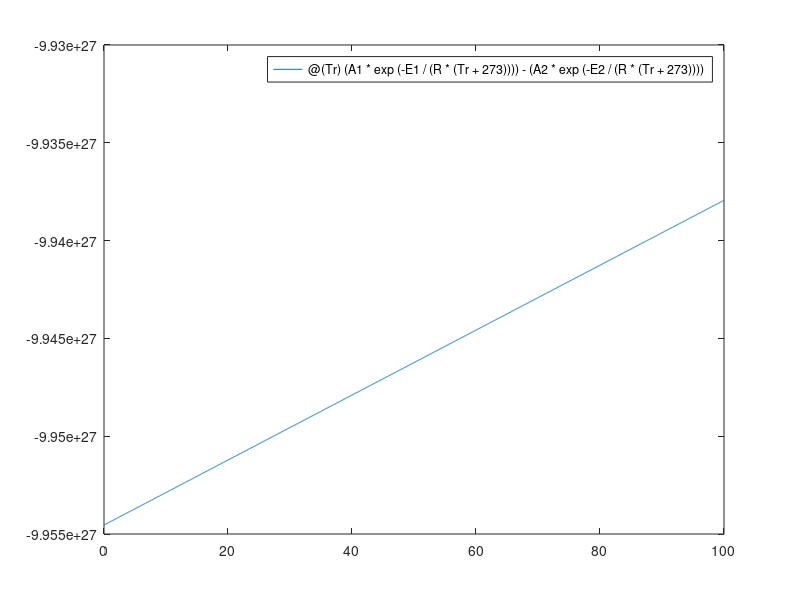

Recreate this plot in MATLAB.
A1 = 4*1e1;
A2 = 1e28;
R = 1.987;
E1 = 7000;
E2 = 5*1e4;


mu = @(Tr) (A1 * exp(-E1/(R * (Tr + 273)))) - (A2 * exp(-E2/(R * (Tr + 273))));
fplot(mu, [0 100])
